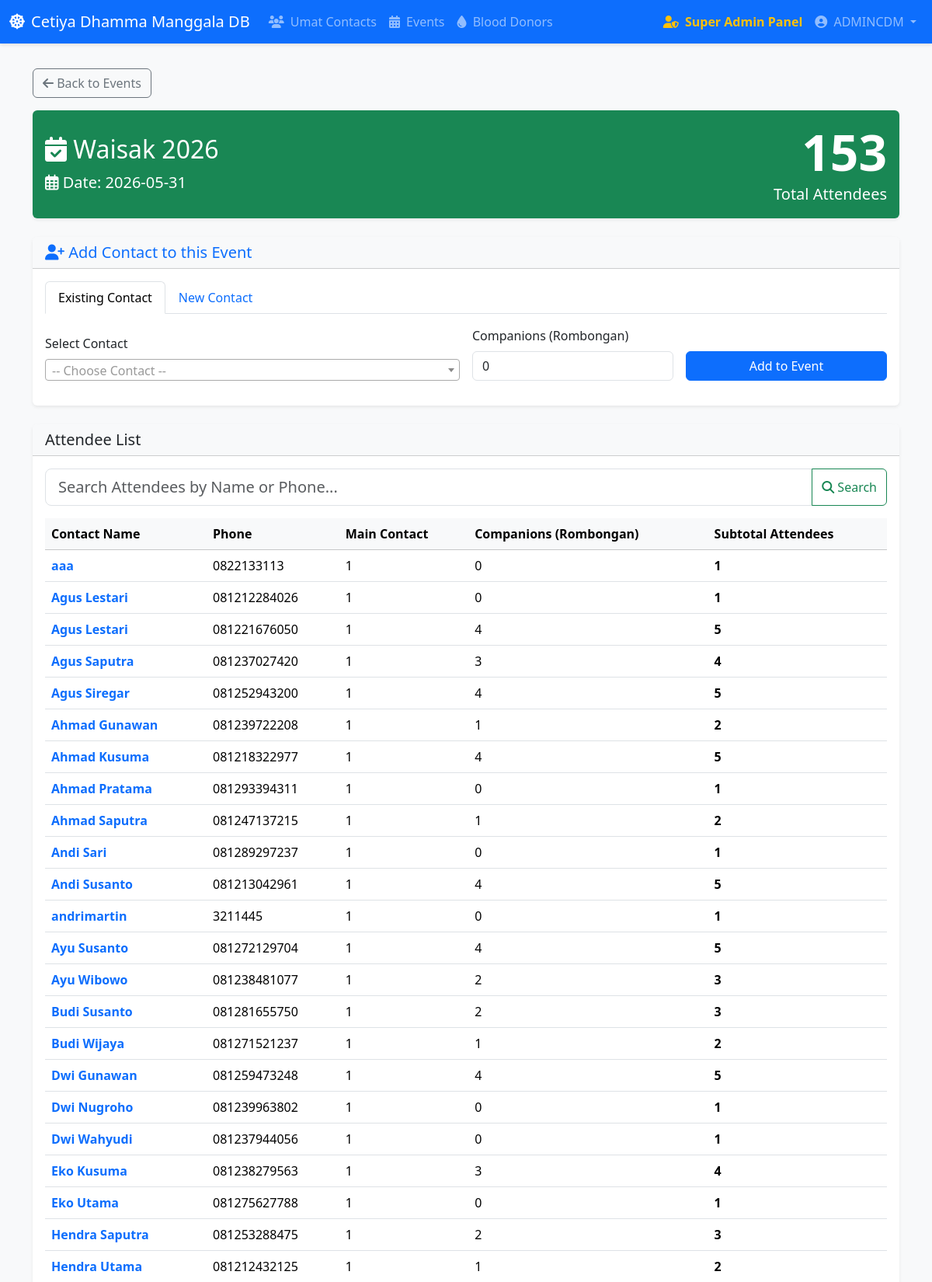
/events/4 (signed in, upper part), run on the app's committed database.
### models.py (models this page shows)
class Admin(Base):
    __tablename__ = 'admins'
    id = Column(Integer, primary_key=True, index=True)
    username = Column(String, unique=True, index=True)
    password = Column(String)
    role = Column(String, default="subadmin") # "superadmin" or "subadmin"
    activities = relationship("ActivityLog", back_populates="admin")

class Event(Base):
    __tablename__ = 'events'
    id = Column(Integer, primary_key=True, index=True)
    name = Column(String, index=True)
    date = Column(Date)
    attendances = relationship("EventAttendance", back_populates="event")

class EventAttendance(Base):
    __tablename__ = 'event_attendance'
    id = Column(Integer, primary_key=True, index=True)
    contact_id = Column(Integer, ForeignKey('contacts.id'))
    event_id = Column(Integer, ForeignKey('events.id'))
    companions = Column(Integer, default=0)
    contact = relationship("Contact", back_populates="attendances")
    event = relationship("Event", back_populates="attendances")

class Contact(Base):
    __tablename__ = 'contacts'
    id = Column(Integer, primary_key=True, index=True)
    name = Column(String, index=True)
    phone = Column(String, index=True)
    extra_info = Column(JSON, default={})
    attendances = relationship("EventAttendance", back_populates="contact")
    tags = relationship("Tag", secondary=contact_tags, back_populates="contacts")

### main.py (the view)
@app.get("/events/{event_id}", response_class=HTMLResponse)
def read_event_detail(request: Request, event_id: int, search: str | None = None, db: Session = Depends(get_db), admin: models.Admin = Depends(require_admin)):
    event = db.query(models.Event).filter(models.Event.id == event_id).first()
    all_attendances = db.query(models.EventAttendance).filter(models.EventAttendance.event_id == event_id).all()
    total_attendees = sum(1 + att.companions for att in all_attendances)
    query = db.query(models.EventAttendance).join(models.Contact).filter(models.EventAttendance.event_id == event_id)
    if search:
        query = query.filter(or_(models.Contact.name.ilike(f"%{search}%"), models.Contact.phone.ilike(f"%{search}%")))
    attendances = query.order_by(func.lower(models.Contact.name).asc()).all()
    all_contacts = db.query(models.Contact).order_by(func.lower(models.Contact.name).asc()).all()
    return templates.TemplateResponse(request=request, name="event_detail.html", context={"event": event, "attendances": attendances, "total_attendees": total_attendees, "all_contacts": all_contacts, "search_term": search or "", "admin": admin})

### templates/event_detail.html (shortened to what this page needs)
{% extends "base.html" %}
{% block content %}
<div class="row mb-4">
    <div class="col-12">
        <div class="mb-3">
            <a href="/events" class="btn btn-outline-secondary"><i class="fas fa-arrow-left"></i> Back to Events</a>
        </div>
        <div class="card shadow-sm rounded bg-success text-white">
            <div class="card-body d-flex justify-content-between align-items-center">
                <div>
                    <h2 class="mb-0"><i class="fas fa-calendar-check"></i> {{ event.name }}</h2>
                    <p class="mb-0 fs-5 mt-2"><i class="far fa-calendar-alt"></i> Date: {{ event.date }}</p>
                </div>
                <div class="text-end">
                    <h1 class="display-3 mb-0 fw-bold">{{ total_attendees }}</h1>
                    <p class="mb-0 fs-5">Total Attendees</p>
                </div>
            </div>
        </div>
    </div>
</div>
<div class="card shadow-sm rounded mb-4">
    <div class="card-header bg-light">
        <h5 class="mb-0 text-primary"><i class="fas fa-user-plus"></i> Add Contact to this Event</h5>
    </div>
    <div class="card-body">
        <ul class="nav nav-tabs mb-3" id="addContactTab" role="tablist">
            <li class="nav-item" role="presentation">
                <button class="nav-link active" id="existing-tab" data-bs-toggle="tab" data-bs-target="#existing"
                    type="button" role="tab" aria-controls="existing" aria-selected="true">Existing Contact</button>
            </li>
            <li class="nav-item" role="presentation">
                <button class="nav-link" id="new-tab" data-bs-toggle="tab" data-bs-target="#new" type="button"
                    role="tab" aria-controls="new" aria-selected="false">New Contact</button>
            </li>
        </ul>
        <div class="tab-content" id="addContactTabContent">
            <div class="tab-pane fade show active" id="existing" role="tabpanel" aria-labelledby="existing-tab">
                <form action="/events/{{ event.id }}/attend" method="post" class="row g-3 align-items-end mb-3">
                    <div class="col-md-6">
                        <label class="form-label">Select Contact</label>
                    </div>
                    <div class="col-md-3">
                        <label class="form-label">Companions (Rombongan)</label>
                        <input type="number" class="form-control" name="companions" value="0" min="0" required>
                    </div>
                    <div class="col-md-3">
                        <button type="submit" class="btn btn-primary w-100">Add to Event</button>
                    </div>
                </form>
            </div>
        </div>
    </div>
</div>
<div class="card shadow-sm rounded">
    <div class="card-header bg-light">
        <h5 class="mb-0">Attendee List</h5>
    </div>
    <div class="card-body">
        <form method="GET" action="/events/{{ event.id }}" class="mb-3">
            <div class="input-group">
                <input type="text" class="form-control form-control-lg" name="search" placeholder="Search Attendees by Name or Phone..." value="{{ search_term }}">
                <button class="btn btn-outline-success" type="submit"><i class="fas fa-search"></i> Search</button>
            </div>
        </form>
        <div class="table-responsive">
            <table class="table table-hover align-middle">
                <thead class="table-light">
                    <tr>
                        <th>Contact Name</th>
                        <th>Phone</th>
                        <th>Main Contact</th>
                        <th>Companions (Rombongan)</th>
                        <th>Subtotal Attendees</th>
                    </tr>
                </thead>
                <tbody>
                    {% for att in attendances %}
                    <tr>
                        <td>
                            <a href="/contact/{{ att.contact.id }}" class="text-decoration-none fw-bold">
                                {{ att.contact.name }}
                            </a>
                        </td>
                        <td>{{ att.contact.phone }}</td>
                        <td>1</td>
                        <td>{{ att.companions }}</td>
                        <td><strong>{{ 1 + att.companions }}</strong></td>
                    </tr>
                    {% endfor %}
                </tbody>
            </table>
        </div>
    </div>
</div>
{% endblock %}

### templates/base.html (shortened to what this page needs)
<!DOCTYPE html>
<html lang="en">
<head>
    <link href="https://cdn.jsdelivr.net/npm/bootstrap@5.3.2/dist/css/bootstrap.min.css" rel="stylesheet">
    <link rel="stylesheet" href="https://cdnjs.cloudflare.com/ajax/libs/font-awesome/6.4.2/css/all.min.css">
    <link href="https://cdn.jsdelivr.net/npm/select2@4.1.0-rc.0/dist/css/select2.min.css" rel="stylesheet" />
</head>
<body>
    <nav class="navbar navbar-expand-lg navbar-dark bg-primary">
        <div class="container-fluid">
            <a class="navbar-brand" href="/">
                <i class="fas fa-dharmachakra me-2"></i>Cetiya Dhamma Manggala DB
            </a>
            <div class="collapse navbar-collapse" id="navbarNav">
                <ul class="navbar-nav me-auto mb-2 mb-lg-0">
                    <li class="nav-item">
                        <a class="nav-link" href="/"><i class="fas fa-users me-1"></i> Umat Contacts</a>
                    </li>
                    <li class="nav-item">
                        <a class="nav-link" href="/events"><i class="fas fa-calendar-alt me-1"></i> Events</a>
                    </li>
                    <li class="nav-item">
                        <a class="nav-link" href="/blood-donors"><i class="fas fa-tint me-1"></i> Blood Donors</a>
                    </li>
                </ul>
                {% if admin %}
                <ul class="navbar-nav">
                    {% if admin.role == 'superadmin' %}
                    <li class="nav-item">
                        <a class="nav-link text-warning fw-bold" href="/superadmin"><i class="fas fa-user-shield me-1"></i> Super Admin Panel</a>
                    </li>
                    {% endif %}
                    <li class="nav-item dropdown">
                        <a class="nav-link dropdown-toggle" href="#" id="navbarDropdown" role="button" data-bs-toggle="dropdown" aria-expanded="false">
                            <i class="fas fa-user-circle me-1"></i> {{ admin.username }}
                        </a>
                    </li>
                </ul>
                {% endif %}
            </div>
        </div>
    </nav>
    <div class="container">
        {% block content %}{% endblock %}
    </div>
</body>
</html>

### templates/base.html (style rules this page uses)
body { background-color: #f8f9fa; }
.navbar { box-shadow: 0 2px 4px rgba(0, 0, 0, .1); }
.container { margin-top: 2rem; margin-bottom: 2rem; }
.card { box-shadow: 0 4px 6px rgba(0, 0, 0, .05); border: none; }

### data on the page
Admin: username "ADMINCDM"
Event: name "Waisak 2026", date "2026-05-31"
EventAttendance: contact.name "aaa", contact.phone "0822133113", companions "0", 1+att.companions "1"
EventAttendance: contact.name "Agus Lestari", contact.phone "081212284026", companions "0", 1+att.companions "1"
EventAttendance: contact.name "Agus Lestari", contact.phone "081221676050", companions "4", 1+att.companions "5"
EventAttendance: contact.name "Agus Saputra", contact.phone "081237027420", companions "3", 1+att.companions "4"
EventAttendance: contact.name "Agus Siregar", contact.phone "081252943200", companions "4", 1+att.companions "5"
EventAttendance: contact.name "Ahmad Gunawan", contact.phone "081239722208", companions "1", 1+att.companions "2"
EventAttendance: contact.name "Ahmad Kusuma", contact.phone "081218322977", companions "4", 1+att.companions "5"
EventAttendance: contact.name "Ahmad Pratama", contact.phone "081293394311", companions "0", 1+att.companions "1"
EventAttendance: contact.name "Ahmad Saputra", contact.phone "081247137215", companions "1", 1+att.companions "2"
EventAttendance: contact.name "Andi Sari", contact.phone "081289297237", companions "0", 1+att.companions "1"
EventAttendance: contact.name "Andi Susanto", contact.phone "081213042961", companions "4", 1+att.companions "5"
EventAttendance: contact.name "andrimartin", contact.phone "3211445", companions "0", 1+att.companions "1"
EventAttendance: contact.name "Ayu Susanto", contact.phone "081272129704", companions "4", 1+att.companions "5"
EventAttendance: contact.name "Ayu Wibowo", contact.phone "081238481077", companions "2", 1+att.companions "3"
EventAttendance: contact.name "Budi Susanto", contact.phone "081281655750", companions "2", 1+att.companions "3"
EventAttendance: contact.name "Budi Wijaya", contact.phone "081271521237", companions "1", 1+att.companions "2"
EventAttendance: contact.name "Dwi Gunawan", contact.phone "081259473248", companions "4", 1+att.companions "5"
EventAttendance: contact.name "Dwi Nugroho", contact.phone "081239963802", companions "0", 1+att.companions "1"
EventAttendance: contact.name "Dwi Wahyudi", contact.phone "081237944056", companions "0", 1+att.companions "1"
EventAttendance: contact.name "Eko Kusuma", contact.phone "081238279563", companions "3", 1+att.companions "4"
EventAttendance: contact.name "Eko Utama", contact.phone "081275627788", companions "0", 1+att.companions "1"
EventAttendance: contact.name "Hendra Saputra", contact.phone "081253288475", companions "2", 1+att.companions "3"
EventAttendance: contact.name "Hendra Utama", contact.phone "081212432125", companions "1", 1+att.companions "2"

### other printed values
{{ total_attendees }} "153"
